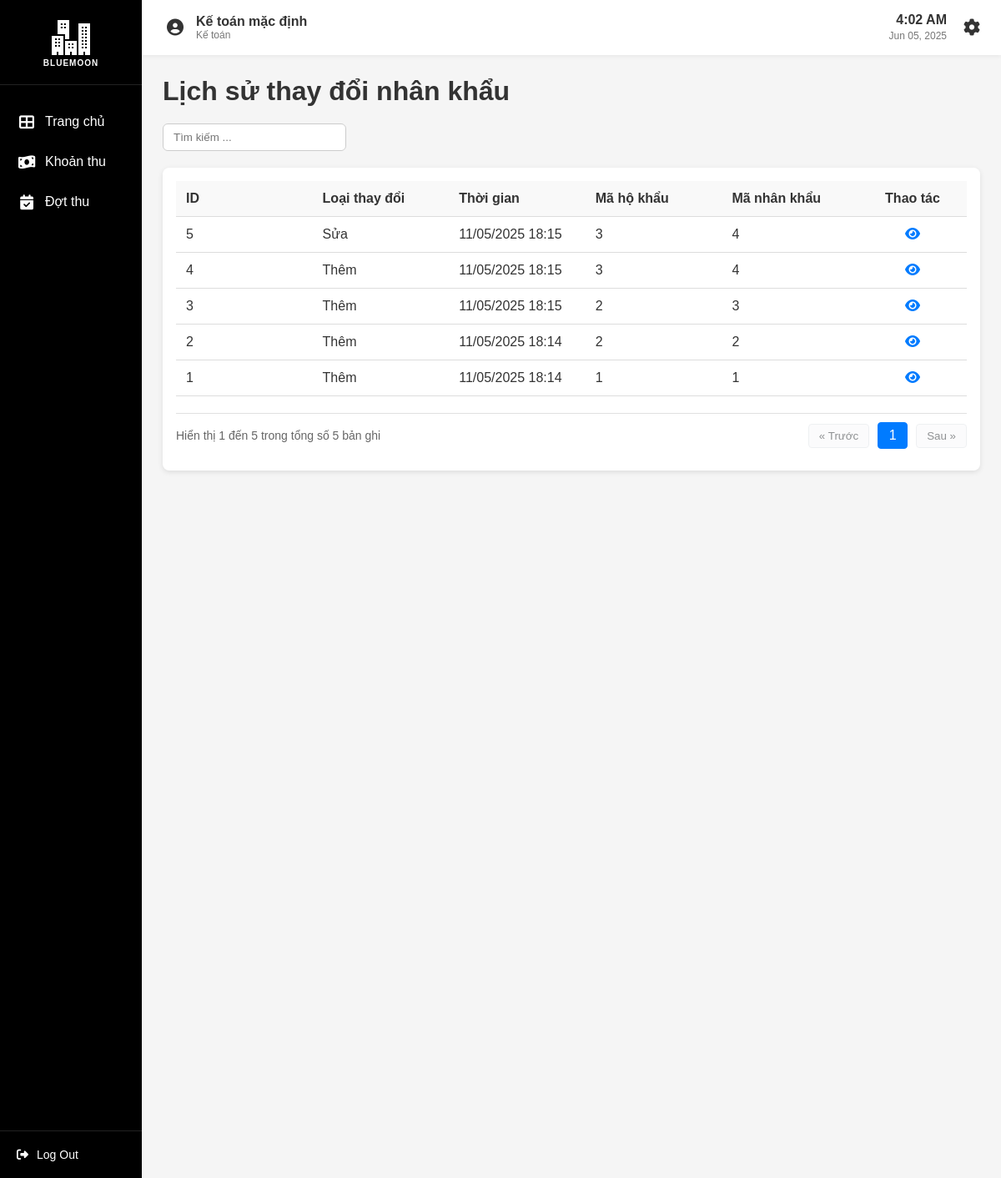
Screenshot of /lichsuhokhau (signed in) with the database file from the repository.
### app/model.py (models this page shows, shortened)
class TaiKhoan(db.Model, UserMixin):
    __tablename__ = 'taikhoan'
    id = db.Column(db.Integer, primary_key=True)
    username = db.Column(db.String(50), unique=True, nullable=False)
    password = db.Column(db.String(100), nullable=False)
    vaiTro = db.Column(db.String(50))
    hoTen = db.Column(db.String(100))
    nopphis = db.relationship('NopPhi', backref='taikhoan', lazy=True)

class LichSuHoKhau(db.Model):
    __tablename__ = 'lichsuhokhau'
    id = db.Column(db.Integer, primary_key=True)
    loaiThayDoi = db.Column(db.String(45))          # Thêm, sửa, xóa
    thoiGian = db.Column(db.DateTime)
    noiDung = db.Column(db.String(1000))
    maHoKhau = db.Column(db.Integer, db.ForeignKey('hokhau.maHoKhau'))
    maNhanKhau = db.Column(db.Integer, db.ForeignKey('nhankhau.maNhanKhau'))

### app/routes/hokhau_routes.py (the view)
@hk.route('/lichsuhokhau', methods=['GET'])
@login_required
def lichsuhokhau():
    lichsuhokhaus = LichSuHoKhauService.get_all_lichsuhokhau()
    return render_template('lichsuhokhau.html', lichsuhokhau=lichsuhokhaus)

### app/services/hokhau_service.py (called while the page is built)
    @staticmethod
    def get_all_lichsuhokhau():
        return LichSuHoKhau.query.all()

### app/templates/lichsuhokhau.html (shortened to what this page needs)
{% extends "base.html" %}
{% block extra_css %}
<link rel="stylesheet" href="/static/css/home.css">
<link rel="stylesheet" href="/static/css/taikhoan.css">
<link rel="stylesheet" href="/static/css/hokhau.css">
{% endblock %}
{% block content %}
<h1>Lịch sử thay đổi nhân khẩu</h1>
<div class="container">
    <div class="search-container">
        <input type="text" id="searchInput" class="search-box" placeholder="Tìm kiếm ...">
    </div>
    <div class="card">
        <table class="account-table">
            <thead>
                <tr>
                    <th>ID</th>
                    <th>Loại thay đổi</th>
                    <th>Thời gian</th>
                    <th>Mã hộ khẩu</th>
                    <th>Mã nhân khẩu</th>
                    <th class="action-column">Thao tác</th>
                </tr>
            </thead>
            <tbody id="lichsuhokhau-table-body">
                {% for lichsu in lichsuhokhau|reverse %}
                <tr class="lichsuhokhau-row" data-index="{{ loop.index0 }}">
                    <td>{{ lichsu.id }}</td>
                    <td>{{ lichsu.loaiThayDoi }}</td>
                    <td>{{ lichsu.thoiGian.strftime('%d/%m/%Y %H:%M') }}</td>
                    <td>{{ lichsu.maHoKhau }}</td>
                    <td>{{ 'Đã bị xóa' if lichsu.maNhanKhau == 0 or lichsu.maNhanKhau is none else lichsu.maNhanKhau }}</td>
                    <td class="action-column">
                        <button class="action-button" onclick="openViewModal({{ lichsu.id }})">
                            <i class="fas fa-eye action-icon"></i>
                        </button>
                    </td>
                </tr>
                {% endfor %}
            </tbody>
        </table>
        <div class="pagination-container">
            <div class="pagination-info">
                Hiển thị <span id="start-record">1</span> đến <span id="end-record">10</span> trong tổng số <span id="total-records">{{ lichsuhokhau|length }}</span> bản ghi
            </div>
            <div class="pagination-controls">
                <button id="prev-page" class="pagination-button" disabled>&laquo; Trước</button>
                <div id="page-numbers" class="page-numbers">
                </div>
                <button id="next-page" class="pagination-button">Sau &raquo;</button>
            </div>
        </div>
    </div>
</div>
{% endblock %}

### app/templates/base.html (shortened to what this page needs)
<!DOCTYPE html>
<html lang="en">
<head>
    <link rel="stylesheet" href="/static/css/base.css">
    <link rel="stylesheet" href="https://cdnjs.cloudflare.com/ajax/libs/font-awesome/6.4.0/css/all.min.css">
    {% block extra_css %}{% endblock %}
</head>
<body>
    <div class="container">
        <div class="sidebar">
            <div class="logo">
                <img src="/static/images/apartment_white.png" alt="BlueMoon">
                <div class="logo-text"><span class="library-text">BLUEMOON</span></div>
            </div>
            <nav class="sidebar-menu">
                <ul>
                    <li>
                        <a href="{{ url_for('auth.home') }}" class="menu-item {% if request.endpoint == 'auth.home' %}active{% endif %}">
                            <i class="fas fa-th-large"></i>
                            <span>Trang chủ</span>
                        </a>
                    </li>
                    {% if current_user.vaiTro == 'admin' %}
                        <li>
                            <a href="{{ url_for('user.taikhoan') }}" class="menu-item {% if request.endpoint == 'user.taikhoan' %}active{% endif %}">
                                <i class="fas fa-user"></i>
                                <span>Tài khoản</span>
                            </a>
                        </li>
                        <li>
                            <a href="{{ url_for('hk.hokhau') }}" class="menu-item {% if request.endpoint == 'hk.hokhau' %}active{% endif %}">
                                <i class="fas fa-house"></i>
                                <span>Hộ khẩu</span>
                            </a>
                        </li>
                        <li>
                            <a href="{{ url_for('hk.tamtrutamvang') }}" class="menu-item {% if request.endpoint == 'hk.tamtrutamvang' %}active{% endif %}">
                                <i class="fas fa-user-clock"></i>
                                <span>Tạm trú/vắng</span>
                            </a>
                        </li>
                        <li>
                            <a href="{{ url_for('hk.lichsuhokhau') }}" class="menu-item {% if request.endpoint == 'hk.lichsuhokhau' %}active{% endif %}">
                                <i class="fas fa-history"></i>
                                <span>Lịch sử</span>
                            </a>
                        </li>
                    {% elif current_user.vaiTro == 'Kế toán' %}
                        <li>
                            <a href="{{ url_for('tp.khoanthu') }}" class="menu-item {% if request.endpoint == 'tp.khoanthu' %}active{% endif %}">
                                <i class="fas fa-money-bill-wave"></i>
                                <span>Khoản thu</span>
                            </a>
                        </li>
                        <li>
                            <a href="{{ url_for('tp.dotthu') }}" class="menu-item {% if request.endpoint == 'tp.khoanthu' %}active{% endif %}">
                                <i class="fas fa-calendar-check"></i>
                                <span>Đợt thu</span>
                            </a>
                        </li>
                    {% endif %}
                </ul>
            </nav>
            <div class="sidebar-footer">
                <a href="{{ url_for('auth.logout') }}" class="logout-btn">
                    <i class="fas fa-sign-out-alt"></i>
                    <span>Log Out</span>
                </a>
            </div>
        </div>
        <div class="main-content">
            <header class="top-header">
                <div class="user-info">
                    <div class="user-avatar">
                        <i class="fas fa-user-circle"></i>
                    </div>
                    <div class="user-details">
                        <div class="user-name">{{ current_user.hoTen if current_user else 'KháchKhách' }}</div>
                        <div class="user-role">{{ current_user.vaiTro if current_user else '' }}</div>
                    </div>
                </div>
                <div class="header-right">
                    <div class="datetime">
                        <span class="time">{{ current_time }}</span>
                        <span class="date">{{ current_date }}</span>
                    </div>
                    <div class="settings">
                        <a href="#">
                            <i class="fas fa-cog"></i>
                        </a>
                    </div>
                </div>
            </header>
            <div class="content">
                {% block content %}{% endblock %}
            </div>
        </div>
    </div>
</body>
</html>

### app/static/css/base.css (style rules this page uses)
* { margin: 0; padding: 0; box-sizing: border-box; font-family: 'Arial', sans-serif; }
body { background-color: #f5f5f5; color: #333; }
.container { display: flex; height: 100vh; width: 100%; }
.sidebar { width: 170px; height: 100vh; background-color: #000; color: white; display: flex; flex-direction: column; position: fixed; left: 0; top: 0; }
.logo { padding: 20px 15px; border-bottom: 1px solid #222; display: flex; flex-direction: column; align-items: center; text-align: center; }
.logo img { width: 50px; margin-bottom: 5px; }
.logo-text { font-size: 18px; font-weight: bold; color: white; display: block; }
.library-text { font-size: 10px; display: block; margin-top: -5px; text-transform: uppercase; letter-spacing: 1px; }
.sidebar-menu { flex-grow: 1; padding-top: 20px; }
.sidebar-menu ul { list-style: none; }
.menu-item { display: flex; align-items: center; padding: 15px 20px; color: white; text-decoration: none; transition: all 0.3s; }
.menu-item i { margin-right: 10px; font-size: 18px; width: 24px; text-align: center; }
.sidebar-footer { padding: 20px; border-top: 1px solid #222; }
.logout-btn { display: flex; align-items: center; color: white; text-decoration: none; font-size: 14px; }
.logout-btn i { margin-right: 10px; }
.main-content { flex-grow: 1; margin-left: 170px; width: calc(100% - 170px); overflow-y: auto; }
.top-header { background-color: #fff; padding: 15px 25px; display: flex; justify-content: space-between; align-items: center; box-shadow: 0 2px 5px rgba(0,0,0,0.05); }
.user-info { display: flex; align-items: center; }
.user-avatar { width: 30px; height: 30px; border-radius: 50%; margin-right: 10px; display: flex; align-items: center; justify-content: center; color: #333; font-size: 20px; }
.user-details { display: flex; flex-direction: column; }
.user-name { font-weight: bold; font-size: 16px; }
.user-role { font-size: 12px; color: #777; }
.header-right { display: flex; align-items: center; }
.datetime { margin-right: 20px; text-align: right; }
.time { font-weight: bold; font-size: 16px; display: block; }
.date { font-size: 12px; color: #777; }
.settings i { font-size: 20px; color: #333; }
.content { padding: 25px; }

### app/static/css/home.css (style rules this page uses)
.card { background-color: #ffffff; padding: 20px; border-radius: 12px; box-shadow: 0 4px 8px rgba(0,0,0,0.1); }

### app/static/css/taikhoan.css (style rules this page uses)
.search-container { margin-top: 20px; display: flex; gap: 10px; align-items: center; }
.search-box { padding: 8px 12px; width: 220px; border: 1px solid #ccc; border-radius: 6px; }
.card { width: 100%; background-color: #fff; padding: 16px; border-radius: 8px; box-shadow: 0 2px 6px rgba(0,0,0,0.1); margin-top: 20px; }
.account-table { width: 100%; border-collapse: collapse; }
.account-table th, .account-table td { padding: 12px; border-bottom: 1px solid #ddd; text-align: left; white-space: nowrap; overflow: hidden; text-overflow: ellipsis; }
.account-table th { background-color: #f9f9f9; font-weight: 600; }
.account-table th.action-column, .account-table td.action-column { width: 120px; text-align: center; }
.action-column { text-align: center; width: 80px; }
.action-button { background: none; border: none; cursor: pointer; font-size: 16px; color: #007bff; }
.container { display: flex; flex-direction: column; height: 100vh; width: 100%; }

### app/templates/lichsuhokhau.html (style rules this page uses)
.lichsuhokhau-row { display: none; }
.lichsuhokhau-row.visible { display: table-row; }

### rows the page displays
TaiKhoan: hoTen "Kế toán mặc định", vaiTro "Kế toán"
LichSuHoKhau: id "5", loaiThayDoi "Sửa", thoiGian "11/05/2025 18:15", maHoKhau "3", maNhanKhau "4"
LichSuHoKhau: id "4", loaiThayDoi "Thêm", thoiGian "11/05/2025 18:15", maHoKhau "3", maNhanKhau "4"
LichSuHoKhau: id "3", loaiThayDoi "Thêm", thoiGian "11/05/2025 18:15", maHoKhau "2", maNhanKhau "3"
LichSuHoKhau: id "2", loaiThayDoi "Thêm", thoiGian "11/05/2025 18:14", maHoKhau "2", maNhanKhau "2"
LichSuHoKhau: id "1", loaiThayDoi "Thêm", thoiGian "11/05/2025 18:14", maHoKhau "1", maNhanKhau "1"

### other values shown
{{ lichsuhokhau|length }} "5"
